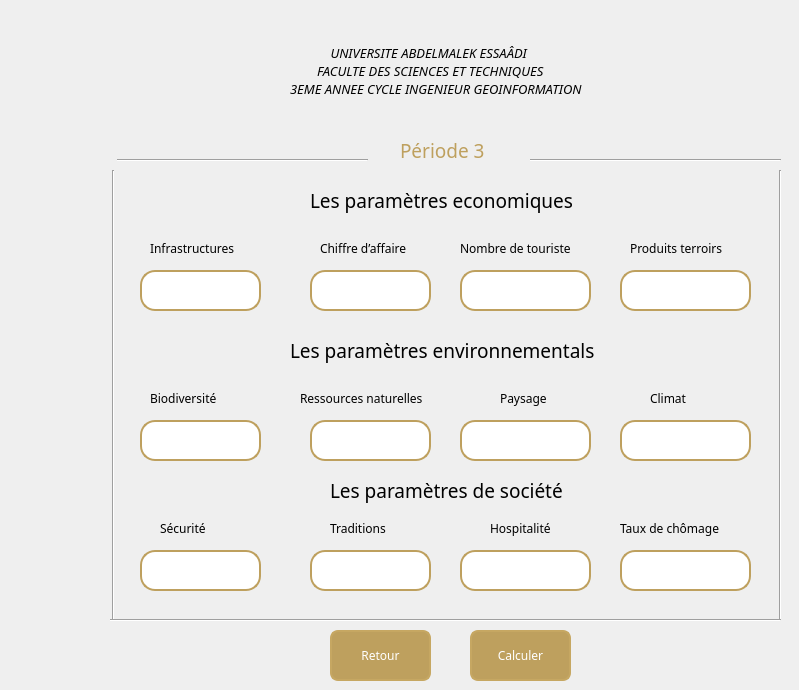
   <widget class="QWidget" name="page_5">
    <widget class="QLabel" name="label_117">
     <property name="geometry">
      <rect>
       <x>630</x>
       <y>240</y>
       <width>141</width>
       <height>16</height>
      </rect>
     </property>
     <property name="font">
      <font>
       <family>Franklin Gothic Medium</family>
       <pointsize>9</pointsize>
      </font>
     </property>
     <property name="text">
      <string>Produits terroirs</string>
     </property>
    </widget>
    <widget class="QLabel" name="label_111">
     <property name="geometry">
      <rect>
       <x>300</x>
       <y>390</y>
       <width>151</width>
       <height>16</height>
      </rect>
     </property>
     <property name="font">
      <font>
       <family>Franklin Gothic Medium</family>
       <pointsize>9</pointsize>
      </font>
     </property>
     <property name="text">
      <string>Ressources naturelles</string>
     </property>
    </widget>
    <widget class="QLineEdit" name="p1_soc3">
     <property name="geometry">
      <rect>
       <x>140</x>
       <y>550</y>
       <width>121</width>
       <height>41</height>
      </rect>
     </property>
     <property name="font">
      <font>
       <family>Franklin Gothic Book</family>
       <pointsize>9</pointsize>
      </font>
     </property>
     <property name="styleSheet">
      <string notr="true">QLineEdit{
border: 2px solid rgb(190, 160, 94);
border-radius:15px;
color : rgb(0, 0, 0);
padding-left: 20px;
padding-right:20px;
}
QLineEdit:hover{
border: 2px solid rgb(234, 209, 161);
}
</string>
     </property>
     <property name="placeholderText">
      <string/>
     </property>
    </widget>
    <widget class="QLabel" name="label_21">
     <property name="geometry">
      <rect>
       <x>330</x>
       <y>470</y>
       <width>271</width>
       <height>41</height>
      </rect>
     </property>
     <property name="font">
      <font>
       <family>Franklin Gothic Medium</family>
       <pointsize>14</pointsize>
      </font>
     </property>
     <property name="text">
      <string>Les paramètres de société</string>
     </property>
    </widget>
    <widget class="QLineEdit" name="p2_envi3">
     <property name="geometry">
      <rect>
       <x>310</x>
       <y>420</y>
       <width>121</width>
       <height>41</height>
      </rect>
     </property>
     <property name="font">
      <font>
       <family>Franklin Gothic Book</family>
       <pointsize>9</pointsize>
      </font>
     </property>
     <property name="styleSheet">
      <string notr="true">QLineEdit{
border: 2px solid rgb(190, 160, 94);
border-radius:15px;
color : rgb(0, 0, 0);
padding-left: 20px;
padding-right:20px;
}
QLineEdit:hover{
border: 2px solid rgb(234, 209, 161);
}
</string>
     </property>
     <property name="placeholderText">
      <string/>
     </property>
    </widget>
    <widget class="QLineEdit" name="p4_eco3">
     <property name="geometry">
      <rect>
       <x>620</x>
       <y>270</y>
       <width>131</width>
       <height>41</height>
      </rect>
     </property>
     <property name="font">
      <font>
       <family>Franklin Gothic Book</family>
       <pointsize>9</pointsize>
      </font>
     </property>
     <property name="styleSheet">
      <string notr="true">QLineEdit{
border: 2px solid rgb(190, 160, 94);
border-radius:15px;
color : rgb(0, 0, 0);
padding-left: 20px;
padding-right:20px;
}
QLineEdit:hover{
border: 2px solid rgb(234, 209, 161);
}
</string>
     </property>
     <property name="placeholderText">
      <string/>
     </property>
    </widget>
    <widget class="QPushButton" name="calcul1">
     <property name="geometry">
      <rect>
       <x>470</x>
       <y>630</y>
       <width>101</width>
       <height>51</height>
      </rect>
     </property>
     <property name="font">
      <font>
       <family>Franklin Gothic Medium</family>
       <pointsize>9</pointsize>
       <italic>false</italic>
       <underline>false</underline>
       <strikeout>false</strikeout>
      </font>
     </property>
     <property name="styleSheet">
      <string notr="true">QPushButton {
background-color: rgb(190, 160, 94);
  color: white;
  border: 2px solid rgb(198, 167, 98); 
border-radius: 8px;
}
QPushButton:hover{
border: 2px solid rgb(234, 209, 161);
background-color: rgb(214, 180, 106);
}</string>
     </property>
     <property name="text">
      <string>Calculer</string>
     </property>
    </widget>
    <widget class="QLineEdit" name="p1_eco3">
     <property name="geometry">
      <rect>
       <x>140</x>
       <y>270</y>
       <width>121</width>
       <height>41</height>
      </rect>
     </property>
     <property name="font">
      <font>
       <family>Franklin Gothic Book</family>
       <pointsize>9</pointsize>
      </font>
     </property>
     <property name="styleSheet">
      <string notr="true">QLineEdit{
border: 2px solid rgb(190, 160, 94);
border-radius:15px;
color : rgb(0, 0, 0);
padding-left: 20px;
padding-right:20px;
}
QLineEdit:hover{
border: 2px solid rgb(234, 209, 161);
}
</string>
     </property>
     <property name="placeholderText">
      <string/>
     </property>
    </widget>
    <widget class="QLineEdit" name="p4_soc3">
     <property name="geometry">
      <rect>
       <x>620</x>
       <y>550</y>
       <width>131</width>
       <height>41</height>
      </rect>
     </property>
     <property name="font">
      <font>
       <family>Franklin Gothic Book</family>
       <pointsize>9</pointsize>
      </font>
     </property>
     <property name="styleSheet">
      <string notr="true">QLineEdit{
border: 2px solid rgb(190, 160, 94);
border-radius:15px;
color : rgb(0, 0, 0);
padding-left: 20px;
padding-right:20px;
}
QLineEdit:hover{
border: 2px solid rgb(234, 209, 161);
}
</string>
     </property>
     <property name="placeholderText">
      <string/>
     </property>
    </widget>
    <widget class="QLineEdit" name="p2_eco3">
     <property name="geometry">
      <rect>
       <x>310</x>
       <y>270</y>
       <width>121</width>
       <height>41</height>
      </rect>
     </property>
     <property name="font">
      <font>
       <family>Franklin Gothic Book</family>
       <pointsize>9</pointsize>
      </font>
     </property>
     <property name="styleSheet">
      <string notr="true">QLineEdit{
border: 2px solid rgb(190, 160, 94);
border-radius:15px;
color : rgb(0, 0, 0);
padding-left: 20px;
padding-right:20px;
}
QLineEdit:hover{
border: 2px solid rgb(234, 209, 161);
}
</string>
     </property>
     <property name="placeholderText">
      <string/>
     </property>
    </widget>
    <widget class="QLabel" name="label_25">
     <property name="geometry">
      <rect>
       <x>400</x>
       <y>130</y>
       <width>101</width>
       <height>41</height>
      </rect>
     </property>
     <property name="font">
      <font>
       <family>Franklin Gothic Medium</family>
       <pointsize>14</pointsize>
      </font>
     </property>
     <property name="styleSheet">
      <string notr="true">color : rgb(190, 160, 94);</string>
     </property>
     <property name="text">
      <string>Période 3</string>
     </property>
    </widget>
    <widget class="QLabel" name="label_110">
     <property name="geometry">
      <rect>
       <x>160</x>
       <y>520</y>
       <width>101</width>
       <height>16</height>
      </rect>
     </property>
     <property name="font">
      <font>
       <family>Franklin Gothic Medium</family>
       <pointsize>9</pointsize>
      </font>
     </property>
     <property name="text">
      <string>Sécurité</string>
     </property>
    </widget>
    <widget class="QLabel" name="label_23">
     <property name="geometry">
      <rect>
       <x>290</x>
       <y>40</y>
       <width>391</width>
       <height>61</height>
      </rect>
     </property>
     <property name="font">
      <font>
       <family>Franklin Gothic Medium</family>
       <pointsize>10</pointsize>
       <italic>true</italic>
      </font>
     </property>
     <property name="text">
      <string>            UNIVERSITE ABDELMALEK ESSAÂDI
        FACULTE DES SCIENCES ET TECHNIQUES
3EME ANNEE CYCLE INGENIEUR GEOINFORMATION</string>
     </property>
    </widget>
    <widget class="QLabel" name="label_113">
     <property name="geometry">
      <rect>
       <x>330</x>
       <y>520</y>
       <width>81</width>
       <height>16</height>
      </rect>
     </property>
     <property name="font">
      <font>
       <family>Franklin Gothic Medium</family>
       <pointsize>9</pointsize>
      </font>
     </property>
     <property name="text">
      <string>Traditions</string>
     </property>
    </widget>
    <widget class="QLineEdit" name="p3_eco3">
     <property name="geometry">
      <rect>
       <x>460</x>
       <y>270</y>
       <width>131</width>
       <height>41</height>
      </rect>
     </property>
     <property name="font">
      <font>
       <family>Franklin Gothic Book</family>
       <pointsize>9</pointsize>
      </font>
     </property>
     <property name="styleSheet">
      <string notr="true">QLineEdit{
border: 2px solid rgb(190, 160, 94);
border-radius:15px;
color : rgb(0, 0, 0);
padding-left: 20px;
padding-right:20px;
}
QLineEdit:hover{
border: 2px solid rgb(234, 209, 161);
}
</string>
     </property>
     <property name="placeholderText">
      <string/>
     </property>
    </widget>
    <widget class="QLineEdit" name="p4_envi3">
     <property name="geometry">
      <rect>
       <x>620</x>
       <y>420</y>
       <width>131</width>
       <height>41</height>
      </rect>
     </property>
     <property name="font">
      <font>
       <family>Franklin Gothic Book</family>
       <pointsize>9</pointsize>
      </font>
     </property>
     <property name="styleSheet">
      <string notr="true">QLineEdit{
border: 2px solid rgb(190, 160, 94);
border-radius:15px;
color : rgb(0, 0, 0);
padding-left: 20px;
padding-right:20px;
}
QLineEdit:hover{
border: 2px solid rgb(234, 209, 161);
}
</string>
     </property>
     <property name="placeholderText">
      <string/>
     </property>
    </widget>
    <widget class="Line" name="line_17">
     <property name="geometry">
      <rect>
       <x>770</x>
       <y>170</y>
       <width>20</width>
       <height>451</height>
      </rect>
     </property>
     <property name="orientation">
      <enum>Qt::Vertical</enum>
     </property>
    </widget>
    <widget class="QLabel" name="label_53">
     <property name="geometry">
      <rect>
       <x>320</x>
       <y>240</y>
       <width>111</width>
       <height>16</height>
      </rect>
     </property>
     <property name="font">
      <font>
       <family>Franklin Gothic Medium</family>
       <pointsize>9</pointsize>
      </font>
     </property>
     <property name="text">
      <string>Chiffre d’affaire</string>
     </property>
    </widget>
    <widget class="QLineEdit" name="p1_envi3">
     <property name="geometry">
      <rect>
       <x>140</x>
       <y>420</y>
       <width>121</width>
       <height>41</height>
      </rect>
     </property>
     <property name="font">
      <font>
       <family>Franklin Gothic Book</family>
       <pointsize>9</pointsize>
      </font>
     </property>
     <property name="styleSheet">
      <string notr="true">QLineEdit{
border: 2px solid rgb(190, 160, 94);
border-radius:15px;
color : rgb(0, 0, 0);
padding-left: 20px;
padding-right:20px;
}
QLineEdit:hover{
border: 2px solid rgb(234, 209, 161);
}
</string>
     </property>
     <property name="placeholderText">
      <string/>
     </property>
    </widget>
    <widget class="QLabel" name="label_52">
     <property name="geometry">
      <rect>
       <x>150</x>
       <y>240</y>
       <width>101</width>
       <height>16</height>
      </rect>
     </property>
     <property name="font">
      <font>
       <family>Franklin Gothic Medium</family>
       <pointsize>9</pointsize>
      </font>
     </property>
     <property name="text">
      <string>Infrastructures</string>
     </property>
    </widget>
    <widget class="QLabel" name="label_114">
     <property name="geometry">
      <rect>
       <x>490</x>
       <y>520</y>
       <width>101</width>
       <height>16</height>
      </rect>
     </property>
     <property name="font">
      <font>
       <family>Franklin Gothic Medium</family>
       <pointsize>9</pointsize>
      </font>
     </property>
     <property name="text">
      <string>Hospitalité</string>
     </property>
    </widget>
    <widget class="Line" name="line_15">
     <property name="geometry">
      <rect>
       <x>103</x>
       <y>170</y>
       <width>20</width>
       <height>451</height>
      </rect>
     </property>
     <property name="orientation">
      <enum>Qt::Vertical</enum>
     </property>
    </widget>
    <widget class="QLabel" name="label_22">
     <property name="geometry">
      <rect>
       <x>290</x>
       <y>330</y>
       <width>341</width>
       <height>41</height>
      </rect>
     </property>
     <property name="font">
      <font>
       <family>Franklin Gothic Medium</family>
       <pointsize>14</pointsize>
      </font>
     </property>
     <property name="text">
      <string>Les paramètres environnementals</string>
     </property>
    </widget>
    <widget class="QLineEdit" name="p2_soc3">
     <property name="geometry">
      <rect>
       <x>310</x>
       <y>550</y>
       <width>121</width>
       <height>41</height>
      </rect>
     </property>
     <property name="font">
      <font>
       <family>Franklin Gothic Book</family>
       <pointsize>9</pointsize>
      </font>
     </property>
     <property name="styleSheet">
      <string notr="true">QLineEdit{
border: 2px solid rgb(190, 160, 94);
border-radius:15px;
color : rgb(0, 0, 0);
padding-left: 20px;
padding-right:20px;
}
QLineEdit:hover{
border: 2px solid rgb(234, 209, 161);
}
</string>
     </property>
     <property name="placeholderText">
      <string/>
     </property>
    </widget>
    <widget class="QLabel" name="label_112">
     <property name="geometry">
      <rect>
       <x>500</x>
       <y>390</y>
       <width>71</width>
       <height>16</height>
      </rect>
     </property>
     <property name="font">
      <font>
       <family>Franklin Gothic Medium</family>
       <pointsize>9</pointsize>
      </font>
     </property>
     <property name="text">
      <string>Paysage</string>
     </property>
    </widget>
    <widget class="Line" name="line_14">
     <property name="geometry">
      <rect>
       <x>530</x>
       <y>150</y>
       <width>251</width>
       <height>20</height>
      </rect>
     </property>
     <property name="orientation">
      <enum>Qt::Horizontal</enum>
     </property>
    </widget>
    <widget class="QLineEdit" name="p3_soc3">
     <property name="geometry">
      <rect>
       <x>460</x>
       <y>550</y>
       <width>131</width>
       <height>41</height>
      </rect>
     </property>
     <property name="font">
      <font>
       <family>Franklin Gothic Book</family>
       <pointsize>9</pointsize>
      </font>
     </property>
     <property name="styleSheet">
      <string notr="true">QLineEdit{
border: 2px solid rgb(190, 160, 94);
border-radius:15px;
color : rgb(0, 0, 0);
padding-left: 20px;
padding-right:20px;
}
QLineEdit:hover{
border: 2px solid rgb(234, 209, 161);
}
</string>
     </property>
     <property name="placeholderText">
      <string/>
     </property>
    </widget>
    <widget class="QLabel" name="label_116">
     <property name="geometry">
      <rect>
       <x>150</x>
       <y>390</y>
       <width>101</width>
       <height>16</height>
      </rect>
     </property>
     <property name="font">
      <font>
       <family>Franklin Gothic Medium</family>
       <pointsize>9</pointsize>
      </font>
     </property>
     <property name="text">
      <string>Biodiversité</string>
     </property>
    </widget>
    <widget class="QLabel" name="label_51">
     <property name="geometry">
      <rect>
       <x>460</x>
       <y>240</y>
       <width>131</width>
       <height>16</height>
      </rect>
     </property>
     <property name="font">
      <font>
       <family>Franklin Gothic Medium</family>
       <pointsize>9</pointsize>
      </font>
     </property>
     <property name="text">
      <string>Nombre de touriste</string>
     </property>
    </widget>
    <widget class="QPushButton" name="back_3">
     <property name="geometry">
      <rect>
       <x>330</x>
       <y>630</y>
       <width>101</width>
       <height>51</height>
      </rect>
     </property>
     <property name="font">
      <font>
       <family>Franklin Gothic Medium</family>
       <pointsize>9</pointsize>
       <italic>false</italic>
       <underline>false</underline>
       <strikeout>false</strikeout>
      </font>
     </property>
     <property name="styleSheet">
      <string notr="true">QPushButton {
background-color: rgb(190, 160, 94);
  color: white;
  border: 2px solid rgb(198, 167, 98); 
border-radius: 8px;
}
QPushButton:hover{
border: 2px solid rgb(234, 209, 161);
background-color: rgb(214, 180, 106);
}</string>
     </property>
     <property name="text">
      <string>Retour</string>
     </property>
    </widget>
    <widget class="QLabel" name="label_109">
     <property name="geometry">
      <rect>
       <x>650</x>
       <y>390</y>
       <width>71</width>
       <height>16</height>
      </rect>
     </property>
     <property name="font">
      <font>
       <family>Franklin Gothic Medium</family>
       <pointsize>9</pointsize>
      </font>
     </property>
     <property name="text">
      <string>Climat</string>
     </property>
    </widget>
    <widget class="QLabel" name="label_16">
     <property name="geometry">
      <rect>
       <x>310</x>
       <y>180</y>
       <width>291</width>
       <height>41</height>
      </rect>
     </property>
     <property name="font">
      <font>
       <family>Franklin Gothic Medium</family>
       <pointsize>14</pointsize>
      </font>
     </property>
     <property name="text">
      <string>Les paramètres economiques</string>
     </property>
    </widget>
    <widget class="Line" name="line_18">
     <property name="geometry">
      <rect>
       <x>117</x>
       <y>150</y>
       <width>251</width>
       <height>20</height>
      </rect>
     </property>
     <property name="orientation">
      <enum>Qt::Horizontal</enum>
     </property>
    </widget>
    <widget class="Line" name="line_16">
     <property name="geometry">
      <rect>
       <x>110</x>
       <y>610</y>
       <width>671</width>
       <height>20</height>
      </rect>
     </property>
     <property name="orientation">
      <enum>Qt::Horizontal</enum>
     </property>
    </widget>
    <widget class="QLabel" name="label_115">
     <property name="geometry">
      <rect>
       <x>620</x>
       <y>520</y>
       <width>141</width>
       <height>16</height>
      </rect>
     </property>
     <property name="font">
      <font>
       <family>Franklin Gothic Medium</family>
       <pointsize>9</pointsize>
      </font>
     </property>
     <property name="text">
      <string>Taux de chômage</string>
     </property>
    </widget>
    <widget class="QLineEdit" name="p3_envi3">
     <property name="geometry">
      <rect>
       <x>460</x>
       <y>420</y>
       <width>131</width>
       <height>41</height>
      </rect>
     </property>
     <property name="font">
      <font>
       <family>Franklin Gothic Book</family>
       <pointsize>9</pointsize>
      </font>
     </property>
     <property name="styleSheet">
      <string notr="true">QLineEdit{
border: 2px solid rgb(190, 160, 94);
border-radius:15px;
color : rgb(0, 0, 0);
padding-left: 20px;
padding-right:20px;
}
QLineEdit:hover{
border: 2px solid rgb(234, 209, 161);
}
</string>
     </property>
     <property name="placeholderText">
      <string/>
     </property>
    </widget>
   </widget>
